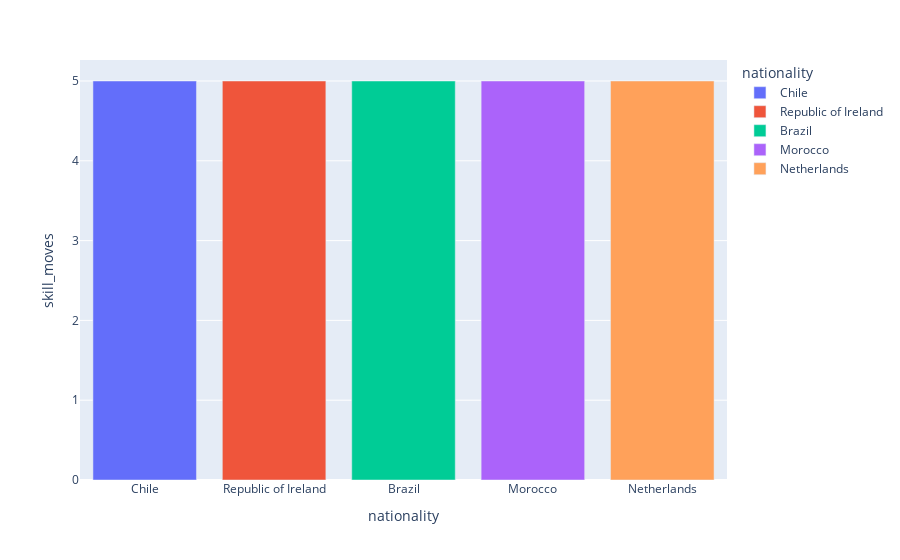

Write notebook code for a chart like this one.
### Code cell
iplot(px.bar(top_skill , x ='nationality' , y = 'skill_moves', color= 'nationality'))

### Figure 1 — Plotly figure (JSON) as saved in the notebook; plotly's stock layout.template omitted (floating-point values rounded to 4 significant figures)
{"data": [{"alignmentgroup": "True", "hovertemplate": "nationality=%{x}<br>skill_moves=%{y}<extra></extra>", "legendgroup": "Chile", "marker": {"color": "#636efa", "pattern": {"shape": ""}}, "name": "Chile", "offsetgroup": "Chile", "orientation": "v", "showlegend": true, "textposition": "auto", "type": "bar", "x": ["Chile"], "xaxis": "x", "y": [5], "yaxis": "y"}, {"alignmentgroup": "True", "hovertemplate": "nationality=%{x}<br>skill_moves=%{y}<extra></extra>", "legendgroup": "Republic of Ireland", "marker": {"color": "#EF553B", "pattern": {"shape": ""}}, "name": "Republic of Ireland", "offsetgroup": "Republic of Ireland", "orientation": "v", "showlegend": true, "textposition": "auto", "type": "bar", "x": ["Republic of Ireland"], "xaxis": "x", "y": [5], "yaxis": "y"}, {"alignmentgroup": "True", "hovertemplate": "nationality=%{x}<br>skill_moves=%{y}<extra></extra>", "legendgroup": "Brazil", "marker": {"color": "#00cc96", "pattern": {"shape": ""}}, "name": "Brazil", "offsetgroup": "Brazil", "orientation": "v", "showlegend": true, "textposition": "auto", "type": "bar", "x": ["Brazil"], "xaxis": "x", "y": [5], "yaxis": "y"}, {"alignmentgroup": "True", "hovertemplate": "nationality=%{x}<br>skill_moves=%{y}<extra></extra>", "legendgroup": "Morocco", "marker": {"color": "#ab63fa", "pattern": {"shape": ""}}, "name": "Morocco", "offsetgroup": "Morocco", "orientation": "v", "showlegend": true, "textposition": "auto", "type": "bar", "x": ["Morocco"], "xaxis": "x", "y": [5], "yaxis": "y"}, {"alignmentgroup": "True", "hovertemplate": "nationality=%{x}<br>skill_moves=%{y}<extra></extra>", "legendgroup": "Netherlands", "marker": {"color": "#FFA15A", "pattern": {"shape": ""}}, "name": "Netherlands", "offsetgroup": "Netherlands", "orientation": "v", "showlegend": true, "textposition": "auto", "type": "bar", "x": ["Netherlands"], "xaxis": "x", "y": [5], "yaxis": "y"}], "layout": {"barmode": "relative", "legend": {"title": {"text": "nationality"}, "tracegroupgap": 0}, "margin": {"t": 60}, "xaxis": {"anchor": "y", "categoryarray": ["Chile", "Republic of Ireland", "Brazil", "Morocco", "Netherlands"], "categoryorder": "array", "domain": [0, 1], "title": {"text": "nationality"}}, "yaxis": {"anchor": "x", "domain": [0, 1], "title": {"text": "skill_moves"}}}}
